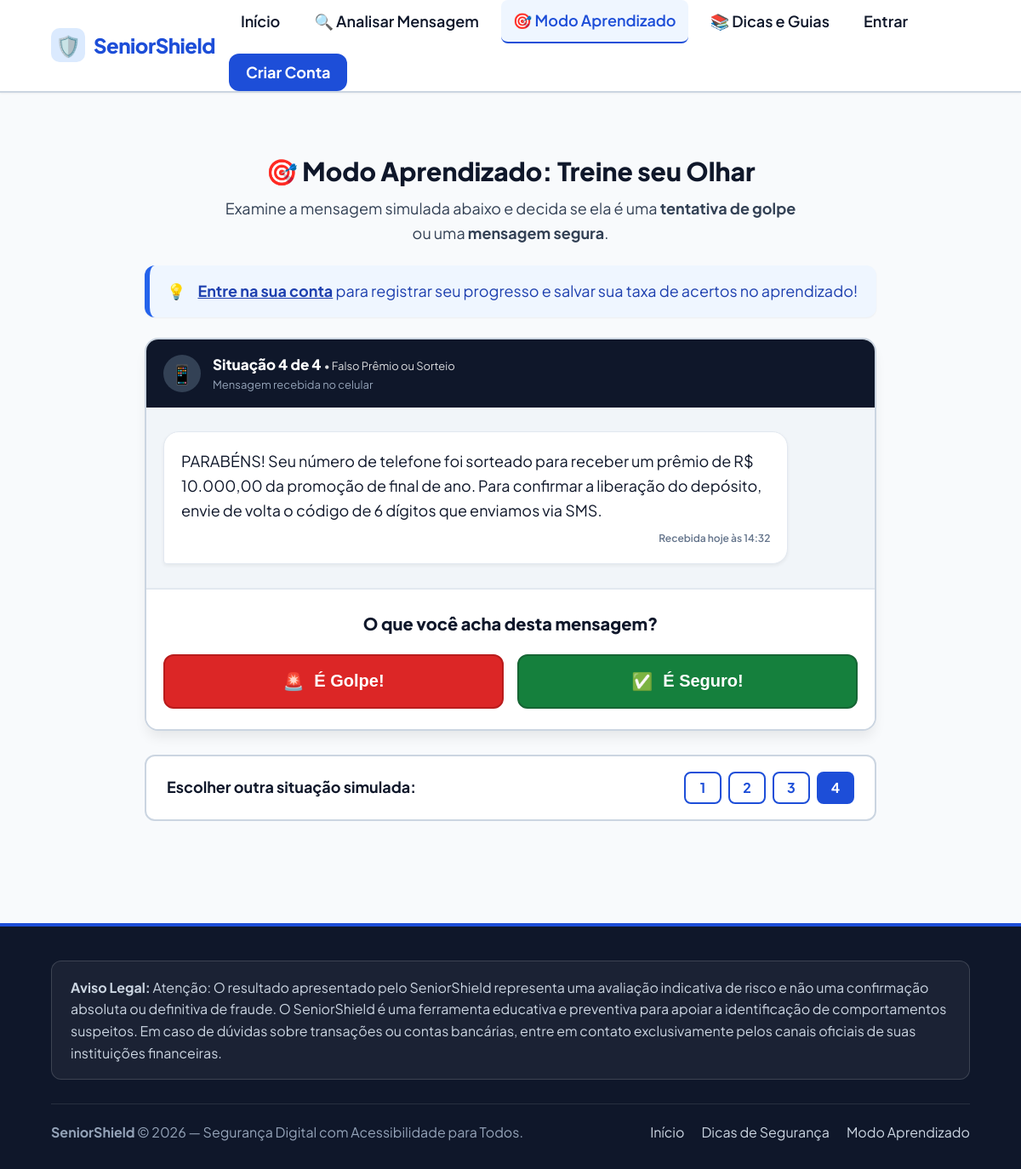
Page /aprendizado.php?q=4 on the committed database.
### tables this page shows
CREATE TABLE IF NOT EXISTS `TIPOS_GOLPE` (
  `id_tipo_golpe` INT AUTO_INCREMENT,
  `nome` VARCHAR(100) NOT NULL,
  `descricao` TEXT NULL,
  `ativo` TINYINT(1) NOT NULL DEFAULT 1,
  PRIMARY KEY (`id_tipo_golpe`)
);

CREATE TABLE IF NOT EXISTS `QUESTOES_APRENDIZADO` (
  `id_questao` INT AUTO_INCREMENT,
  `mensagem` TEXT NOT NULL,
  `resposta_correta` VARCHAR(50) NOT NULL,
  `explicacao` TEXT NOT NULL,
  `id_tipo_golpe` INT NULL,
  `ativo` TINYINT(1) NOT NULL DEFAULT 1,
  PRIMARY KEY (`id_questao`),
  KEY `idx_qa_tipo_golpe` (`id_tipo_golpe`),
  CONSTRAINT `fk_qa_tipo_golpe`
    FOREIGN KEY (`id_tipo_golpe`)
    REFERENCES `TIPOS_GOLPE` (`id_tipo_golpe`)
    ON DELETE SET NULL
    ON UPDATE CASCADE
);

### config/config.php (called while the page is built, shortened)
<?php
function initSecureSession(): void {
    if (session_status() === PHP_SESSION_NONE) {
        if (!headers_sent()) {
            $isHttps = (!empty($_SERVER['HTTPS']) && $_SERVER['HTTPS'] !== 'off');
        }
    }
}

### src/Helpers/auth_guard.php (called while the page is built, shortened)
<?php
require_once __DIR__ . '/utils.php';
function is_logged_in(): bool {
    return !empty($_SESSION['usuario_id']);
}
function get_logged_user(): ?array {
    if (!is_logged_in()) {
        return null;
    }
    return [
        'id'    => $_SESSION['usuario_id'],
        'nome'  => $_SESSION['usuario_nome'] ?? '',
        'email' => $_SESSION['usuario_email'] ?? '',
        'tipo'  => $_SESSION['tipo_usuario'] ?? 'comum'
    ];
}

### src/Helpers/utils.php (called while the page is built, shortened)
<?php
require_once __DIR__ . '/../../config/config.php';
function e(?string $string): string {
    return htmlspecialchars((string)$string, ENT_QUOTES, 'UTF-8');
}
function url(string $path = ''): string {
    $path = ltrim($path, '/');
    return BASE_URL . ($path !== '' ? '/' . $path : '');
}

### config/database.php (called while the page is built, shortened)
<?php
function getDbConnection(): PDO {
    $dsn = sprintf(
        'mysql:host=%s;port=%s;dbname=%s;charset=%s',
        DB_HOST,
        DB_PORT,
        DB_NAME,
        DB_CHARSET
    );
    $options = [
        PDO::ATTR_ERRMODE            => PDO::ERRMODE_EXCEPTION,
        PDO::ATTR_DEFAULT_FETCH_MODE => PDO::FETCH_ASSOC,
        PDO::ATTR_EMULATE_PREPARES   => false,
        PDO::MYSQL_ATTR_INIT_COMMAND => 'SET NAMES ' . DB_CHARSET
    ];
    try {
        $pdoInstance = new PDO($dsn, DB_USER, DB_PASS, $options);
        return $pdoInstance;
    } catch (PDOException $e) {
        error_log('SeniorShield Database Connection Error: ' . $e->getMessage());
        if (defined('APP_ENV') && APP_ENV === 'development') {
            $msg = 'Erro ao conectar ao banco de dados: verifique se o MySQL no XAMPP está iniciado e se a base "' . htmlspecialchars(DB_NAME) . '" foi criada.';
        } else {
            $msg = 'O serviço de banco de dados está temporariamente indisponível. Por favor, tente novamente mais tarde.';
        }
        throw new Exception($msg, (int)$e->getCode());
    }
}

### src/Services/EducationService.php (called while the page is built, shortened)
<?php
require_once __DIR__ . '/../../config/database.php';
require_once __DIR__ . '/../../config/config.php';
require_once __DIR__ . '/../Helpers/utils.php';
class EducationService {
    private PDO $pdo;
    public function __construct(?PDO $pdo = null) {
        $this->pdo = $pdo ?? getDbConnection();
    }
    public function listarQuestoes(?bool $somenteAtivas = true, ?int $idTipoGolpe = null, string $busca = ''): array {
        $sql = 'SELECT
                  qa.id_questao,
                  qa.mensagem,
                  qa.resposta_correta,
                  qa.explicacao,
                  qa.id_tipo_golpe,
                  qa.ativo,
                  tg.nome AS nome_tipo_golpe,
                  (SELECT COUNT(*) FROM TENTATIVAS_APRENDIZADO ta WHERE ta.id_questao = qa.id_questao) AS total_tentativas,
                  (SELECT COUNT(*) FROM TENTATIVAS_APRENDIZADO ta WHERE ta.id_questao = qa.id_questao AND ta.acertou = 1) AS total_acertos
                FROM QUESTOES_APRENDIZADO qa
                LEFT JOIN TIPOS_GOLPE tg ON qa.id_tipo_golpe = tg.id_tipo_golpe
                WHERE 1 = 1';
        $params = [];
        if ($somenteAtivas !== null) {
            $sql .= ' AND qa.ativo = :ativo';
            $params[':ativo'] = $somenteAtivas ? 1 : 0;
        }
        $busca = trim($busca);
        $sql .= ' ORDER BY qa.ativo DESC, qa.id_questao ASC';
        try {
            $stmt = $this->pdo->prepare($sql);
            $stmt->execute($params);
            return $stmt->fetchAll(PDO::FETCH_ASSOC);
        } catch (PDOException $e) {
            error_log('EducationService::listarQuestoes erro: ' . $e->getMessage());
            return [];
        }
    }
}

### aprendizado.php (the view, shortened to what this page needs)
<?php
require_once __DIR__ . '/config/config.php';
require_once __DIR__ . '/src/Helpers/auth_guard.php';
require_once __DIR__ . '/src/Helpers/utils.php';
require_once __DIR__ . '/src/Services/EducationService.php';
$educationService = new EducationService();
$loggedUser = get_logged_user();
$userId = $loggedUser['id'] ?? null;
$todasQuestoes = $educationService->listarQuestoes(true);
$totalQuestoes = count($todasQuestoes);
$feedback = null;
$idAtual = (int)($_GET['q'] ?? 0);
$indiceAtual = 0;
if ($idAtual > 0) {
    foreach ($todasQuestoes as $idx => $q) {
        if ((int)$q['id_questao'] === $idAtual) {
            $indiceAtual = $idx;
            break;
        }
    }
}
$questaoAtual = $todasQuestoes[$indiceAtual];
$desempenho = $userId ? $educationService->obterDesempenhoUsuario((int)$userId) : null;
require_once __DIR__ . '/includes/header.php';
?>
<div class="simulator-container">
  <header style="margin-bottom: 24px; text-align: center;">
    <h1 style="font-size: var(--font-size-2xl); font-weight: 800; color: var(--text-main); margin-bottom: 6px;">
      <span aria-hidden="true">🎯</span>
      Modo Aprendizado: Treine seu Olhar
    </h1>
    <p style="font-size: var(--font-size-base); color: var(--text-muted); max-width: 680px; margin: 0 auto;">
      Examine a mensagem simulada abaixo e decida se ela é uma <strong>tentativa de golpe</strong> ou uma <strong>mensagem segura</strong>.
    </p>
  </header>
  <?php if ($desempenho && $desempenho['total_tentativas'] > 0): ?>
    <section class="user-performance-box" aria-labelledby="desempenho-title">
      <div style="display: flex; align-items: center; gap: 12px;">
        <span style="font-size: 2.25rem;" aria-hidden="true">🏆</span>
        <div>
          <h2 id="desempenho-title" style="font-size: 1.125rem; font-weight: 800; color: var(--text-main); margin: 0;">
            Seu Desempenho no Aprendizado
          </h2>
          <p style="font-size: 0.875rem; color: var(--text-muted); margin: 0;">
            Continue praticando para manter sua atenção afiada!
          </p>
        </div>
      </div>
      <div style="display: flex; gap: 24px;">
        <div class="performance-metric">
          <div class="performance-metric-val"><?= (int)$desempenho['taxa_acerto'] ?>%</div>
          <div class="performance-metric-label">Taxa de Acerto</div>
        </div>
        <div class="performance-metric">
          <div class="performance-metric-val"><?= (int)$desempenho['total_acertos'] ?> / <?= (int)$desempenho['total_tentativas'] ?></div>
          <div class="performance-metric-label">Acertos no Total</div>
        </div>
      </div>
    </section>
  <?php elseif (!$userId): ?>
    <div class="alert alert-info" style="margin-bottom: 24px;">
      <span aria-hidden="true">💡</span>
      <div>
        <a href="<?= url('login.php') ?>" style="font-weight: 700; text-decoration: underline; color: inherit;">Entre na sua conta</a> para registrar seu progresso e salvar sua taxa de acertos no aprendizado!
      </div>
    </div>
  <?php endif; ?>
  <article class="simulated-device" aria-labelledby="questao-indice-title">
    <div class="chat-mock-header">
      <div class="chat-avatar" aria-hidden="true">📱</div>
      <div class="chat-sender-info">
        <h3 id="questao-indice-title">
          Situação <?= $indiceAtual + 1 ?> de <?= $totalQuestoes ?>
          <?php if (!empty($questaoAtual['nome_tipo_golpe'])): ?>
            <span style="font-size: 0.8125rem; font-weight: 400; opacity: 0.85;">
              • <?= e($questaoAtual['nome_tipo_golpe']) ?>
            </span>
          <?php endif; ?>
        </h3>
        <p>Mensagem recebida no celular</p>
      </div>
    </div>
    <div class="chat-body-area">
      <div class="chat-bubble-received">
        <p style="margin: 0; font-size: 1.125rem; line-height: 1.6; color: var(--text-main);">
          <?= nl2br(e($questaoAtual['mensagem'])) ?>
        </p>
        <span class="chat-bubble-time" aria-hidden="true">Recebida hoje às 14:32</span>
      </div>
    </div>
    <div class="sim-actions-area">
      <?php if (!$feedback): ?>
        <p class="sim-question-prompt">
          O que você acha desta mensagem?
        </p>
        <form method="POST" action="<?= url('aprendizado.php?q=' . (int)$questaoAtual['id_questao']) ?>">
          <div class="sim-choices-grid">
            <button
              type="submit"
              name="resposta"
              value="golpe"
              class="btn-choice btn-choice-golpe"
              id="btnEscolhaGolpe">
              <span aria-hidden="true">🚨</span> É Golpe!
            </button>
            <button
              type="submit"
              name="resposta"
              value="seguro"
              class="btn-choice btn-choice-seguro"
              id="btnEscolhaSeguro">
              <span aria-hidden="true">✅</span> É Seguro!
            </button>
          </div>
        </form>
      <?php endif; ?>
    </div>
  </article>
  <div style="background: var(--surface-color); border: 2px solid var(--border-color); border-radius: var(--radius-md); padding: 18px 24px; display: flex; align-items: center; justify-content: space-between; flex-wrap: wrap; gap: 12px;">
    <span style="font-size: var(--font-size-base); font-weight: 700; color: var(--text-main);">
      Escolher outra situação simulada:
    </span>
    <div style="display: flex; gap: 8px; flex-wrap: wrap;">
      <?php foreach ($todasQuestoes as $idx => $q): ?>
        <a href="<?= url('aprendizado.php?q=' . (int)$q['id_questao']) ?>"
           class="btn btn-sm <?= ($idx === $indiceAtual) ? 'btn-primary' : 'btn-outline' ?>"
           style="min-width: 44px; text-align: center;">
          <?= $idx + 1 ?>
        </a>
      <?php endforeach; ?>
    </div>
  </div>
</div>
<?php require_once __DIR__ . '/includes/footer.php'; ?>

### rows in the picture
tipos_golpe: nome "Falso Prêmio ou Sorteio"
questoes_aprendizado: mensagem "PARABÉNS! Seu número de telefone foi sorteado para receber um prêmio de R$ 10.000,00 da promoção de final de ano. Para confirmar a liberação do depósito, envie de volta o código de 6 dígitos que enviamos via SMS."

### other values in the picture
APP_NAME "SeniorShield"
$indiceAtual + 1 "4"
$totalQuestoes "4"
ISD_DISCLAIMER_AVALIACAO "Atenção: O resultado apresentado pelo SeniorShield representa uma avaliação indicativa de risco e não uma confirmação absoluta ou definitiva de fraude."
